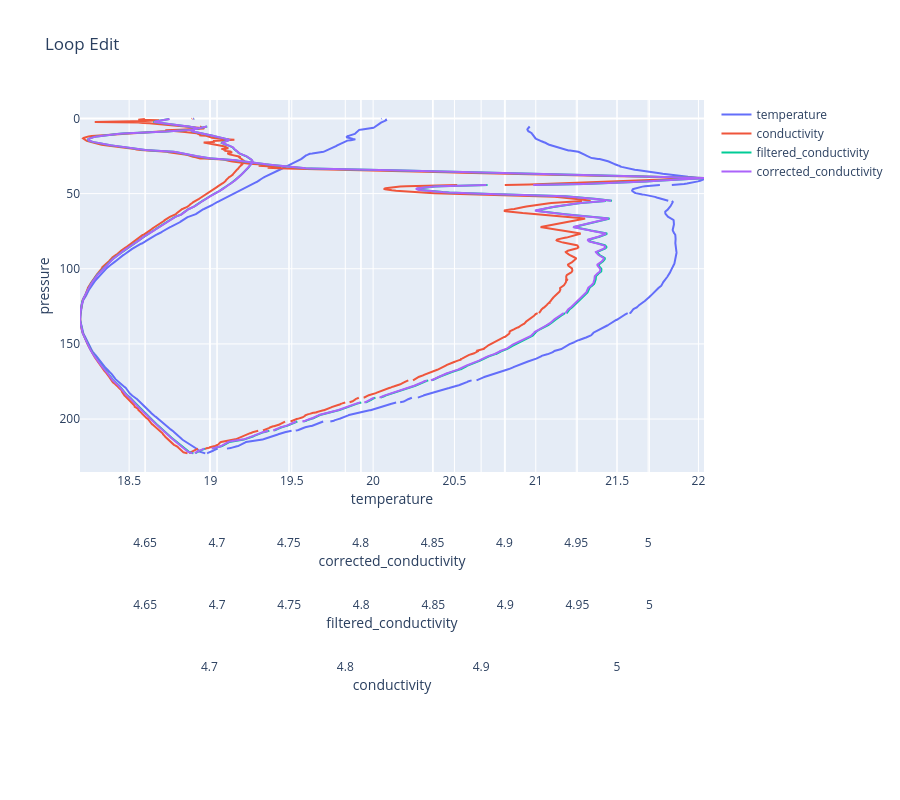

Here is the notebook cell this chart was saved with:
### Markdown cell above
## [Loop Edit](#proc-list)
This section shows how the Loop Edit function identifies scans as bad. The flag value associated with the scan is setto badflag in input .cnv files that have pressure slowdowns or reversals (typically caused by ship heave). Optionally, Loop Edit can also identify scans related to an initial surface soak with badflag. The badflag value defaults to -9.99e-29.

Loop Edit operates on three successive scans to determine velocity. This is such a fine scale that noise in the pressure channel from counting jitter or other unknown sources can cause Loop Edit to mark scans with badflag in error. Therefore, you must do the Filter on the pressure data to reduce noise before you do the Loop Edit. See Filter for pressure filter recommendations for each instrument.

### Code cell
if "flag" not in ds.data_vars:
    ds["flag"] = ("scan", np.zeros(len(ds["scan"])))

ds["flag"].values = sp.loop_edit(
    measurand=ds["pressure"].values,
    flag=ds["flag"].values,
    sample_interval=0.25,
    min_velocity_type="fixed",
    min_velocity=0.1,
    use_deck_pressure_offset=False,
    units="pressure",
)

plot(
    dataset=ds,
    title="Loop Edit",
    x_names=["temperature", "conductivity", "filtered_conductivity", "corrected_conductivity"],
    x_bounds={},
)

### Figure 1 — Plotly figure (JSON) as saved in the notebook; plotly's stock layout.template omitted (floating-point values rounded to 4 significant figures; data arrays with more than 128 entries replaced by an {"elided": "..."} marker saying what was removed)
{"data": [{"name": "temperature", "type": "scatter", "x": {"elided": "3069 float values"}, "xaxis": "x", "y": {"elided": "3069 float values"}}, {"name": "conductivity", "type": "scatter", "x": {"elided": "3069 float values"}, "xaxis": "x2", "y": {"elided": "3069 float values"}}, {"name": "filtered_conductivity", "type": "scatter", "x": {"elided": "3069 float values"}, "xaxis": "x3", "y": {"elided": "3069 float values"}}, {"name": "corrected_conductivity", "type": "scatter", "x": {"elided": "3069 float values"}, "xaxis": "x4", "y": {"elided": "3069 float values"}}], "layout": {"height": 800, "title": {"text": "Loop Edit"}, "xaxis": {"domain": [0, 1], "title": {"standoff": 5, "text": "temperature"}}, "xaxis2": {"overlaying": "x", "position": 0.1, "title": {"standoff": 5, "text": "conductivity"}}, "xaxis3": {"overlaying": "x", "position": 0.2, "title": {"standoff": 5, "text": "filtered_conductivity"}}, "xaxis4": {"overlaying": "x", "position": 0.3, "title": {"standoff": 5, "text": "corrected_conductivity"}}, "yaxis": {"autorange": "reversed", "domain": [0.4, 1], "position": 0, "title": {"standoff": 5, "text": "pressure"}}, "yaxis2": {"overlaying": "y", "position": 0.1, "title": {"standoff": 5, "text": ""}}, "yaxis3": {"overlaying": "y", "position": 0.2, "title": {"standoff": 5, "text": ""}}, "yaxis4": {"overlaying": "y", "position": 0.3, "title": {"standoff": 5, "text": ""}}}}
